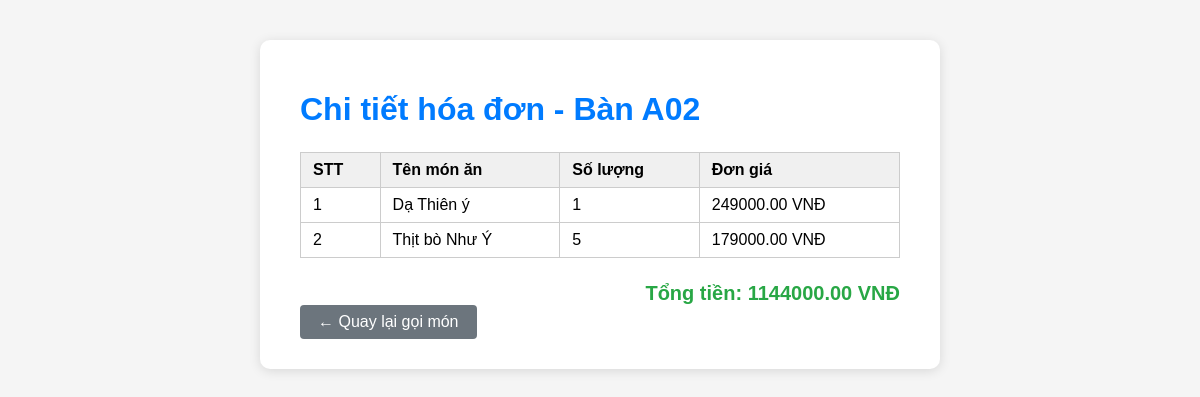
The app's page /user/hoa-don/2/ with its own data.
### account/models.py (models this page shows, shortened)
class BanAn(models.Model):
    SoBan = models.CharField(max_length=20)  # Số bàn hoặc mã bàn
    TrangThai = models.BooleanField(default=True)  # True: Trống, False: Đã có người
    Khu = models.ForeignKey(KhuBanAn, on_delete=models.CASCADE)

class ChiTietHoaDon(models.Model):
    HoaDon = models.ForeignKey(HoaDon, on_delete=models.CASCADE, related_name='chi_tiet')
    MonAn = models.ForeignKey(MonAn, on_delete=models.CASCADE)
    SoLuong = models.PositiveIntegerField(default=1)
    GhiChu = models.CharField(max_length=255, null=True, blank=True)

class MonAn(models.Model):
    IdLoaiMonAn = models.ForeignKey(LoaiMonAn, on_delete=models.CASCADE)
    TenMonAn = models.CharField(max_length=100)
    Anh = models.CharField(max_length=255)  # Đổi sang CharField để lưu đường dẫn ảnh
    DonGia = models.DecimalField(max_digits=12, decimal_places=2)
    TrangThai = models.BooleanField(default=True)  # Luôn mặc định là còn

### UserInterface/views.py (the view, shortened to what this page needs)
# urls.py: path('hoa-don/<int:ban_id>/', views.xem_hoa_don_view, name='xem_hoa_don'),
def xem_hoa_don_view(request, ban_id):
    ban = get_object_or_404(BanAn, id=ban_id)
    hoadon = HoaDon.objects.filter(Ban=ban, TrangThai=False).order_by('-time').first()
    chitiet_list = []
    tong_tien = 0
    if hoadon:
        chitiet_list = hoadon.chi_tiet.all()
        for ct in hoadon.chi_tiet.all():
            tt = ct.SoLuong * ct.MonAn.DonGia
            tong_tien += tt
    context = {'ban': ban, 'hoadon': hoadon, 'chitiet_list': hoadon.chi_tiet.all(), 'tong_tien': tong_tien}
    return render(request, 'xem_hoa_don.html', context)

### UserInterface/templates/xem_hoa_don.html (shortened to what this page needs)
<!DOCTYPE html>
<html lang="vi">
<head>
</head>
<body>
    <div class="container">
        <h1>Chi tiết hóa đơn - Bàn {{ ban.SoBan }}</h1>
        {% if hoadon and chitiet_list %}
        <table>
            <thead>
                <tr>
                    <th>STT</th>
                    <th>Tên món ăn</th>
                    <th>Số lượng</th>
                    <th>Đơn giá</th>
                </tr>
            </thead>
            <tbody>
                {% for ct in chitiet_list %}
                <tr>
                    <td>{{ forloop.counter }}</td>
                    <td>{{ ct.MonAn.TenMonAn }}</td>
                    <td>{{ ct.SoLuong }}</td>
                    <td>{{ ct.MonAn.DonGia }} VNĐ</td>
                </tr>
                {% endfor %}
            </tbody>
        </table>
        <div class="tong-tien">Tổng tiền: {{ tong_tien }} VNĐ</div>
        {% else %}
        <div>Chưa có món nào được gọi.</div>
        {% endif %}
        <a href="{% url 'goi_mon' ban.id %}" class="back-btn">&larr; Quay lại gọi món</a>
    </div>
</body>
</html>

### UserInterface/templates/xem_hoa_don.html (style rules this page uses)
body { font-family: Arial, sans-serif; background: #f5f5f5; }
.container { max-width: 600px; margin: 40px auto; background: #fff; padding: 30px 40px; border-radius: 10px; box-shadow: 0 2px 12px rgba(0,0,0,0.12); }
h1 { color: #007bff; margin-bottom: 24px; }
table { width: 100%; border-collapse: collapse; margin-bottom: 24px; }
th, td { border: 1px solid #ccc; padding: 8px 12px; text-align: left; }
th { background: #f0f0f0; }
.tong-tien { font-size: 20px; color: #28a745; font-weight: bold; text-align: right; }
.back-btn { display: inline-block; padding: 8px 18px; background: #6c757d; color: #fff; border-radius: 4px; text-decoration: none; }

### records on screen
BanAn: SoBan "A02"
ChiTietHoaDon: MonAn.TenMonAn "Dạ Thiên ý", SoLuong "1", MonAn.DonGia "249000.00"
ChiTietHoaDon: MonAn.TenMonAn "Thịt bò Như Ý", SoLuong "5", MonAn.DonGia "179000.00"

### other values on screen
{{ tong_tien }} "1144000.00"
